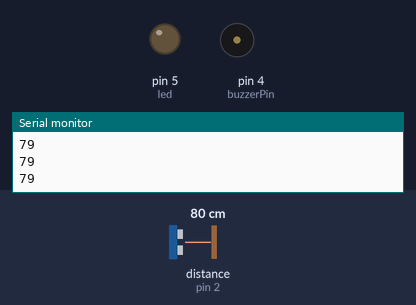
Simulated run of this sketch. Board: Arduino Uno, built with avr-gcc and run on an emulated ATmega328P. Shown: output pins drawn as LEDs (lit = HIGH), buzzer (waves = sounding, pin HIGH), the last lines printed to the serial monitor. Wiring (inferred from the names in the program): ultrasonic range finder: trigger pin 3; echo pin 2. Dashed ring = blinking. The inputs (shaded band) are chosen by the test bench; at power-on: distance to the obstacle (sensor on pin 2) 80 cm. The echo pulse lasts 58.3 µs per cm; pins used as bus, display or sensor lines are not drawn.

Above: at 1.2 s.
1.3 s: distance to the obstacle (sensor on pin 2) set to 33 cm
2.8 s: distance to the obstacle (sensor on pin 2) set to 28 cm
At 3.02 s:
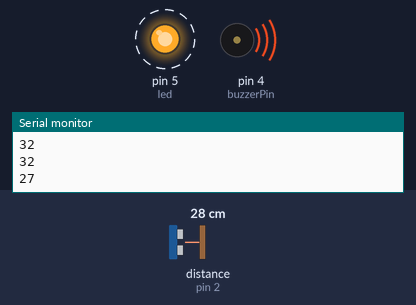
5.8 s: distance to the obstacle (sensor on pin 2) set to 7 cm
At 6.11 s:
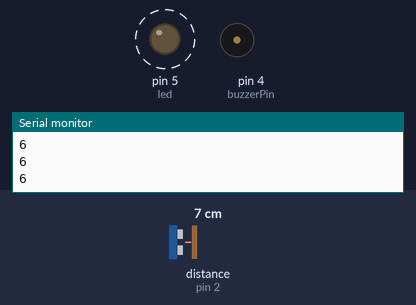
8.8 s: distance to the obstacle (sensor on pin 2) set to 4 cm
At 9.2 s:
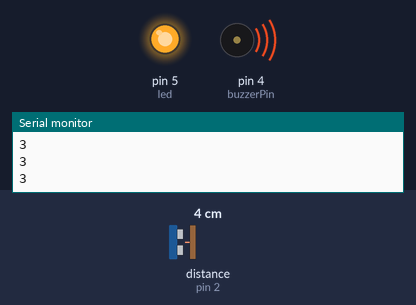
10.4 s: distance to the obstacle (sensor on pin 2) set to 18 cm
At 11.15 s:
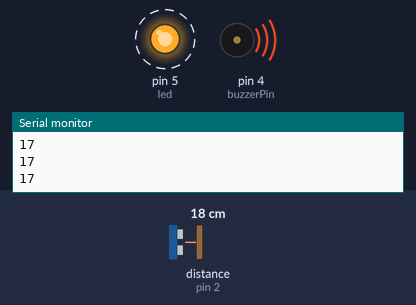
Timing chart, 0 to 14.4 s (numbered marks = the images above; inputs shaded):
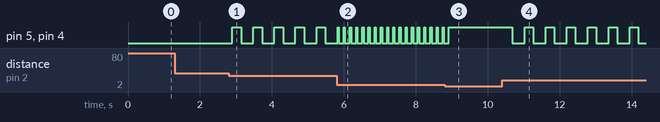

Measured:
- the behaviour switches between 32 and 31 cm on distance to the obstacle (sensor on pin 2) (found by bisection; images 0 and 1)
- the behaviour switches between 6 and 5 cm on distance to the obstacle (sensor on pin 2) (found by bisection; images 2 and 3)
- after the input at 2.8 s, pin 5 (led), pin 4 (buzzerPin): alternates HIGH for 0.24 s and LOW for 0.34 s, starting after 0.10 s
- after the input at 5.8 s, pin 5 (led), pin 4 (buzzerPin): alternates HIGH for 0.04 s and LOW for 0.14 s, starting after 0.06 s
- after the input at 8.8 s, pin 5 (led), pin 4 (buzzerPin): goes on until 8.9 s, then stays HIGH
- after the input at 10.4 s, pin 5 (led), pin 4 (buzzerPin): alternates HIGH for 0.24 s and LOW for 0.34 s, starting after 0.29 s

The sketch:

ParkingSensor.ino
```cpp
#define trigPin 3
#define echoPin 2
#define buzzerPin 4
#define led 5


void setup() {
pinMode(echoPin,INPUT);
pinMode(trigPin,OUTPUT);
pinMode(buzzerPin,OUTPUT);
pinMode(led,OUTPUT);
Serial.begin(9600);

}


void loop(){
 mesafe();

 delay(100);
 ses(mesafe());


}
float mesafe(){
  long duration,distance;

  digitalWrite(trigPin,LOW);
  delayMicroseconds(2);
  digitalWrite(trigPin,HIGH);
  delayMicroseconds(2);
  digitalWrite(trigPin,LOW);

  duration=pulseIn(echoPin,HIGH);
  distance=duration/58.2;
  Serial.println(distance);
  return distance;


}
void ses(float distance){
if(distance<=30 && distance>12){
    digitalWrite(buzzerPin,HIGH);
    digitalWrite(led,HIGH);
    delay(240);
    digitalWrite(buzzerPin,LOW);
    digitalWrite(led,LOW);
    delay(240);
  }
  else if(distance<=12 && distance>9){

    digitalWrite(buzzerPin,HIGH);
    digitalWrite(led,HIGH);
    delay(110);
    digitalWrite(buzzerPin,LOW);
    digitalWrite(led,LOW);
    delay(110);
  }
  else if(distance<=9 && distance >6){
    digitalWrite(buzzerPin,HIGH);
    digitalWrite(led,HIGH);
    delay(75);
    digitalWrite(buzzerPin,LOW);
    digitalWrite(led,LOW);
    delay(75);
  }
  else if(distance<=6 && distance>4){
    digitalWrite(buzzerPin,HIGH);
    digitalWrite(led,HIGH);
    delay(35);
    digitalWrite(buzzerPin,LOW);
    digitalWrite(led,LOW);
    delay(35);
  }
  else if(distance<=4 && distance>=0){
    digitalWrite(buzzerPin,HIGH);
    digitalWrite(led,HIGH);

  }
  else{
      digitalWrite(led,LOW);
      digitalWrite(buzzerPin,LOW);

  }


}
```
